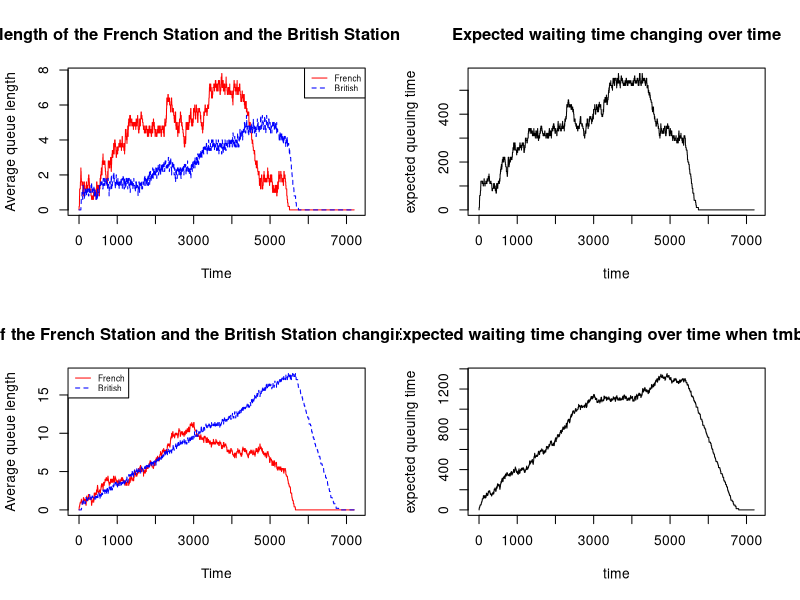

This chart was generated by the following R code: (Note: a time limit stopped this script after it produced the figure.)
# First, prepare for the functions to update the queues and processing time

# Define a function "finish()" to move the car that have finished processing out of the queue
# "station" is a matrix with two numerical lists
# Columns in the "station" array stand for each queue in the stations
# station["qn",] is a list consisting the number of cars in each queue
# station["dt",] is the list consisting the processing time for the processing car in each queue
# We will use "sample()" to generate random processing time in the range (tr,tr+tm)
finish <- function(station, queue, tr, tm){
  
  # If there is one car finish being processed and be able to leave the current queue, 
  # then we will reduce one from the number of queuing cars in this queue
  station["qn", queue] <- station["qn", queue] - 1
  
  # If there is more than one car in the queue, the car that has been waiting in the queue will be processed after the old car got moved out from the queue
  # then use 'sample()' to generate a processing time for this car
  if(station["qn", queue] > 0){
    station["dt", queue] <- sample(tm:(tm+tr), 1)
  }
  # If there is no car left in the queue, we give "-1" to the processing time as an indicator, just for convenience 
  else{
    station["dt", queue] <- -1
  }
  
  return(station)
}

# Define another function "insert()" to find the shortest queue and insert the newly arriving car into the queue 
insert <- function(station, tr, tm){
  # Find the shortest queue
  qn_min <- which.min(station["qn", ]) 
  # The newly arrived car will join the shortest queue
  station["qn", qn_min] <- station["qn", qn_min] + 1
  
  # According to "finish()" function we had defined above, 
  # "-1" for processing time means there's no car waiting in the queue, 
  # so the newly inserted car will be processed immediatelt.
  # Then we use "sample()" function to generate a random processing time for this car
  if(station["dt", qn_min] == -1){
    station["dt", qn_min] <- sample(tm:(tm+tr), 1)
  }
  
  return (station)
}


# Define the function "qsim(mf,mb,a.rate,trb,trf,tmb,tmf,maxb)"
# "mf" is the number of French stations
# "mb" is the number of British stations
# "a.rate" is the probability a new car arrives at French stations in one second
# A car arrives at the French stations randomly at an average rate of one every 
# 10 seconds, so that there is a probability of 0.1 of an arrival each second
# The processing time in the French stations will be a random number uniformly distributed between (tmf,tmf+trf) 
# The processing time in the British stations will be a random number uniformly distributed between (tmb,tmb+trb) 
# The maximum number of cars in each British station will be "maxb"
qsim <- function(mf = 5, mb = 5, a.rate = .1, trb = 40, trf = 40, tmb = 30, tmf = 30, maxb = 20) {
  
  # Here are some variables we will use later:
  # "f" is a matrix to store the processing time for cars in the French stations
  # Columns in "f" stand for each French station, namely "station_1", "station_2", ..., "station_mf"
  # The first row in "f" namely "qn" stores the number of cars waiting in the station
  # The second row in "f" namely "dt" stores the processing time for each car being processed
  column_names_f <- paste0("station_", seq_len(mf))
  f <- matrix(c(0,-1), nrow = 2, ncol = length(column_names_f))
  colnames(f) <- column_names_f
  rownames(f) <- c("qn","dt")
  
  # "b" is a matrix to store the processing time for cars in the British stations
  # Same ideas above to build "b"
  column_names_b <- paste0("station_", seq_len(mb))
  b <- matrix(c(0,-1), nrow = 2, ncol = length(column_names_b))
  colnames(b) <- column_names_b
  rownames(b) <- c("qn","dt")
  
  nf <- c() # nf is a list to store the average queue length in French station for each second
  nb <- c() # nb is a list to store the average queue length in British station for each second
  eq <- c() # eq is a list to store the expected waiting time for each second
  
  # This model will simulate for a 2-hour period, in total 7200 seconds
  for (t in 1:(2*60*60)){
    
    # Notice: Since the cars can't leave from the French station to the British one if there is no available queues in British station, so we start with analyzing the queues in British station
    # First, find the columns that with 0 processing time in British station
    # Then move those cars with 0 processing time out of the queue using "finish()" function to cut one off the queue and give a processing time to the next car
    for( i in which(b["dt", ] %in% 0)){
      b <- finish(b, i, trb, tmb)
    }
    
    # Find the columns with 0 processing time in the French station
    for (i in which(f["dt", ] %in% 0)){
      # If the sum of the number of cars in the queue is less than the total maximum capacity for the whole British station, 
      # we will know there are still some vacancies in the British station
      # Then we can move the cars finished processing from French station to the British station using "finish()" function we defined above
      if(sum(b["qn", ]) < maxb*mb){
        f <- finish(f, i, trf, tmf)
        b <- insert(b, trb, tmb)
      }
    }
    
    # Provided "a.rate" this input as the arriving probability, we use "sample()" function to randomly choose "TRUE" or "FALSE"
    # "TURE" indicates a car arrives while "False" indicating that there are no cars arrived
    # Ignoring the situation that more than one car arriving at the same time, so "size" attribute in "sample()" function is 1
    if (t <= 90*60){ # New cars only arrive at French stations in the first 1.5 hours in the simulation
      if (sample(c(TRUE,FALSE), size = 1, prob = c(a.rate, 1-a.rate))){
        # If "sample()" function generates "TURE" as the result, which means a new car arrives at the French stations
        # We will use "insert()" defined above to put a new car in the queue in the French station
        f <- insert(f, trf, tmf)
      }
    }
    
    # One iteration in this loop means one second has passed, so we cut one second off from the positive processing time for each car.
    f["dt", ] <- apply(f["dt", , drop = FALSE], 1, function(row) {
      ifelse(row > 0, row - 1, row)
    })
    b["dt", ] <- apply(b["dt", , drop = FALSE], 1, function(row) {
      ifelse(row > 0, row - 1, row)
    })
    
    # avg_f is the average queue length in the French station.
    # Calculated by summing up the number of cars in all queues first, then divided by the number of stations
    avg_f <- sum(f["qn", ])/mf
    # avg_b is the average queue length in the British station
    avg_b <- sum(b["qn", ])/mb 
    # Update the average queue length and expected waiting time for this second to the lists storing results across the simulation
    nf <- append(nf, avg_f)
    nb <- append(nb, avg_b)
    # Expected waiting time is the sum of the average processing time in each station multiply with average queue length in  each station
    eq <- append(eq, (avg_f*(tmf + trf/2) + avg_b*(tmb + trb/2)))
  }

  return(list(nf, nb, eq))
}


iqsim <- qsim() # Default parameters
jqsim <- qsim(tmb = 40) # Set the minimum processing time in British station as 40
# Create a panel with 2-row, 2-row plots
par(mfrow = c(2,2))

# plot of French and British queue lengths change over time
matplot(1:7200, cbind(iqsim[[1]],iqsim[[2]]), type = 'l', col = c("red", "blue"), 
        xlab = "Time", ylab = "Average queue length", 
        main = "Average queue length of the French Station and the British Station changing over time")
legend("topright", c("French", "British"), col = c("red", "blue"), lty = 1:2, cex = 0.6)

# plot of expected waiting time changes over time
matplot(1:7200, iqsim[[3]], type = 'l', xlab = "time", ylab = "expected queuing time", 
        main = "Expected waiting time changing over time")

# plot of French and British queue lengths change over time when the minimum British handling time is set as 40 seconds
matplot(1:7200, cbind(jqsim[[1]],jqsim[[2]]), type = 'l', col = c("red", "blue"), 
        xlab = "Time", ylab = "Average queue length", 
        main = "Average queue length of the French Station and the British Station changing over time when tmb = 40 ")
legend("topleft", c("French", "British"), col = c("red", "blue"), lty = 1:2, cex = 0.6)

# plot of expected waiting time changing over time when the minimum British handling time is set as seconds
matplot(1:7200, jqsim[[3]], type = 'l', xlab = "time", ylab = "expected queuing time", 
        main = "Expected waiting time changing over time when tmb = 40")

# In order to find the probability of at least one car missing ferry departure,we need to run qsim() function 100 times
k <- 0 # k is the number of times there are cars missing the ferry after 100 times simulation
for (i in 1:100){
  # If the final average queue lengths are above zero, that means there is at least one car missing the ferry departure
  kqsim <- qsim()
  if (kqsim[[2]][7200] > 0 || kqsim[[1]][7200] > 0){
      k <- k + 1
  }
}

print(paste0("The probability of at least one car missing the ferry departure is ", k/100))
